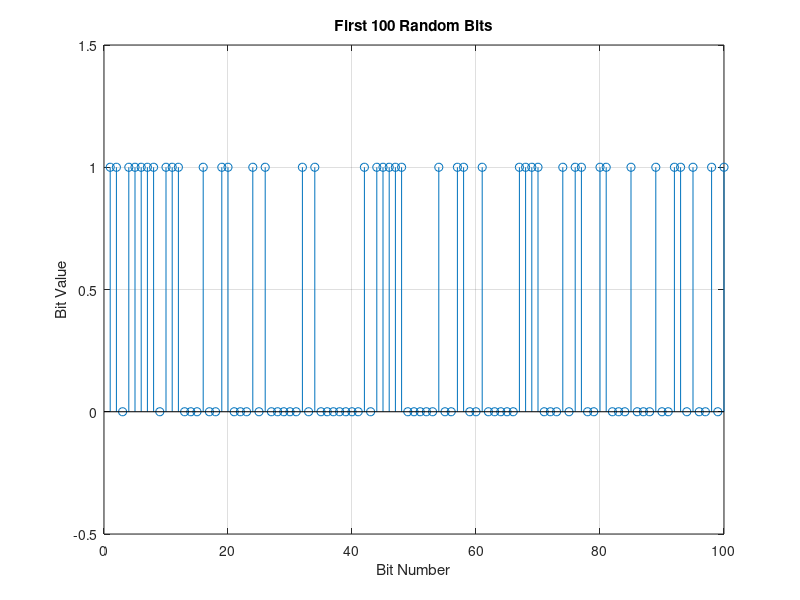
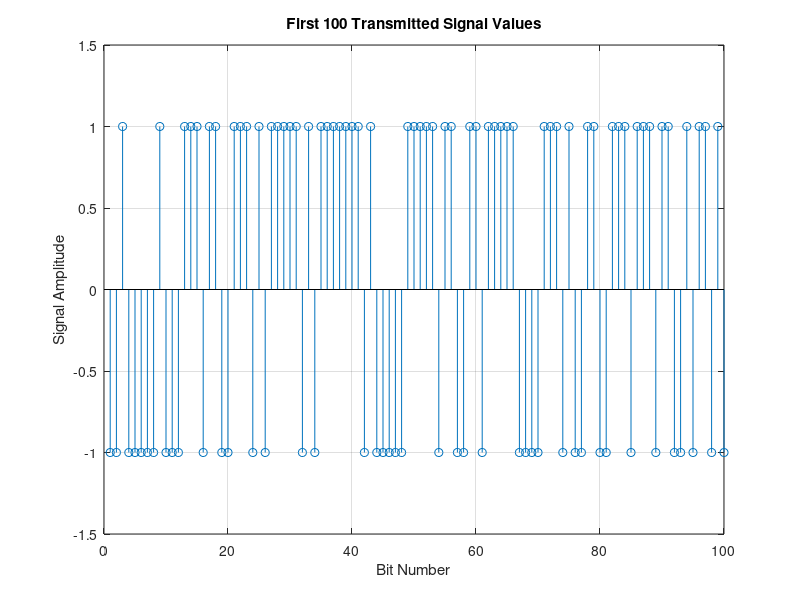
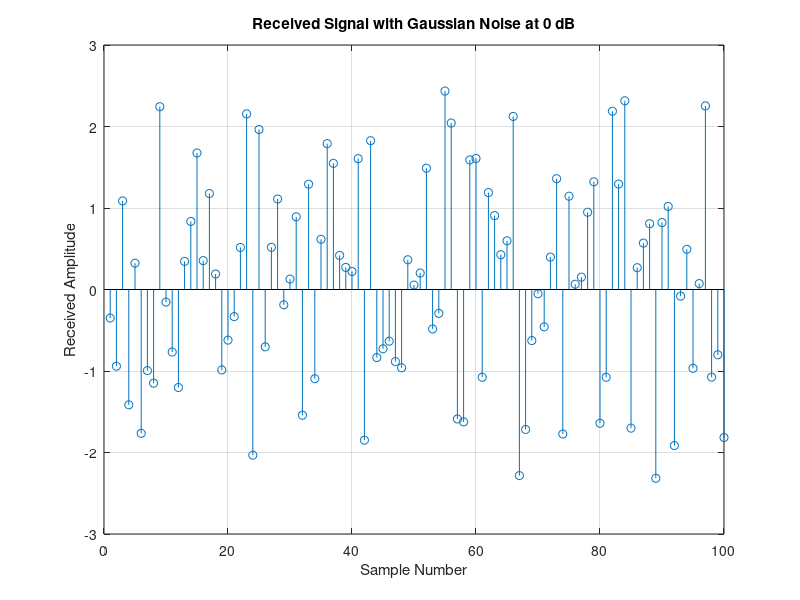
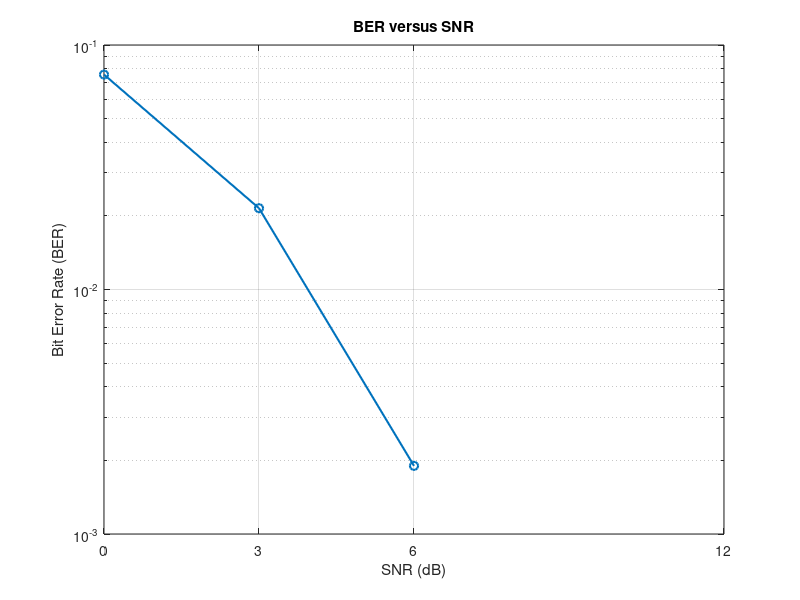

The MATLAB script that drew these images, in order:

% Clear the Command Window
clc;

% Clear all variables from the workspace
clear;

% Close all open figure windows
close all;

% Set the number of bits to simulate
N = 10000;

% Set the signal amplitude
A = 1;

% Set the SNR values in decibels
SNR_dB = [0 3 6 12];

% Generate N random bits (0 or 1)
bits = randi([0 1], 1, N);

% Plot the first 100 random bits
figure;
stem(1:100, bits(1:100));
xlabel('Bit Number');
ylabel('Bit Value');
title('First 100 Random Bits');
ylim([-0.5 1.5]);
grid on;

% Map bits to signal values: 0 -> +A, 1 -> -A
tx = A * (1 - 2 * bits);

% Plot the first 100 transmitted signal values
figure;
stem(1:100, tx(1:100));
xlabel('Bit Number');
ylabel('Signal Amplitude');
title('First 100 Transmitted Signal Values');
ylim([-1.5 1.5]);
grid on;

% Prepare a vector to store the BER for each SNR value
BER_values = zeros(size(SNR_dB));

% Repeat the simulation for each SNR value
for k = 1:length(SNR_dB)

    % Select the current SNR value in decibels
    snr_db = SNR_dB(k);

    % Convert SNR from decibels to a linear scale
    snr_linear = 10^(snr_db / 10);

    % Calculate the Gaussian noise variance
    noise_var = A^2 / (2 * snr_linear);

    % Generate Gaussian noise with zero mean
    noise = sqrt(noise_var) * randn(1, N);

    % Add Gaussian noise to the transmitted signal
    rx = tx + noise;

    % Plot the first 100 received samples at 0 dB only
    if k == 1
        figure;
        stem(1:100, rx(1:100));
        xlabel('Sample Number');
        ylabel('Received Amplitude');
        title('Received Signal with Gaussian Noise at 0 dB');
        grid on;
    end

    % Detect bits using a zero decision threshold
    bits_hat = rx < 0;

    % Compare transmitted bits with detected bits
    errors = bits ~= bits_hat;

    % Count the total number of bit errors
    num_errors = sum(errors);

    % Calculate the bit error rate
    BER_values(k) = num_errors / N;

end

% Display the SNR and corresponding BER values
disp('SNR (dB)     BER');
disp([SNR_dB(:), BER_values(:)]);

% Plot BER versus SNR
figure;
semilogy(SNR_dB, BER_values, 'o-', 'LineWidth', 1.5);
xlabel('SNR (dB)');
ylabel('Bit Error Rate (BER)');
title('BER versus SNR');
xticks(SNR_dB);
xlim([0 12]);
grid on;
